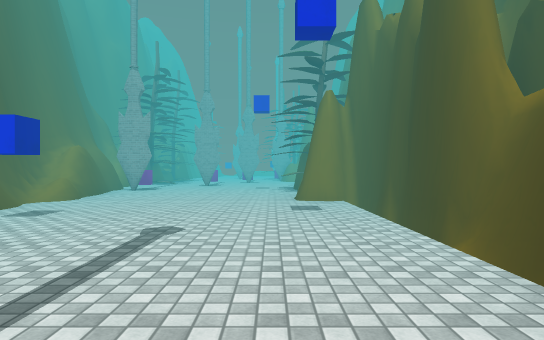
[1] (above)

13 first-person views from a walk through a 3-D level made in the Unity game engine. The camera is 1.3 m above the floor, looks level and sees 75° across. The floor is counted in squares, 2 m on a side. Each view is taken from the middle of a square. On the plan, view 1 faces up. The plan holds only what a view shows up to about 10 squares ahead; the rest is blank. The place goes on beyond the plan. The player character is not drawn. Some animated figures are not drawn. Some surface patterns are stand-ins.

[2]
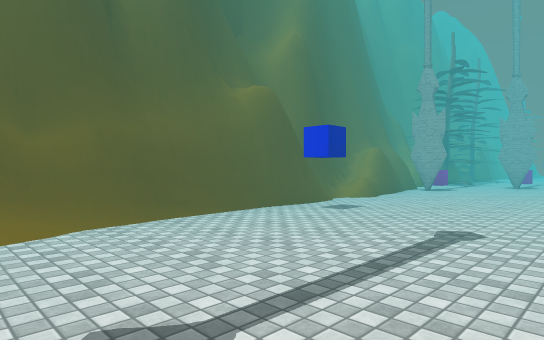

[3]
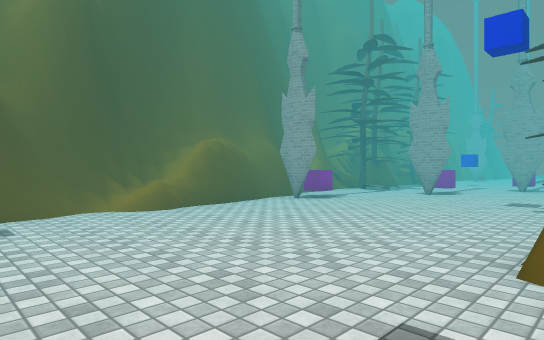

[4]
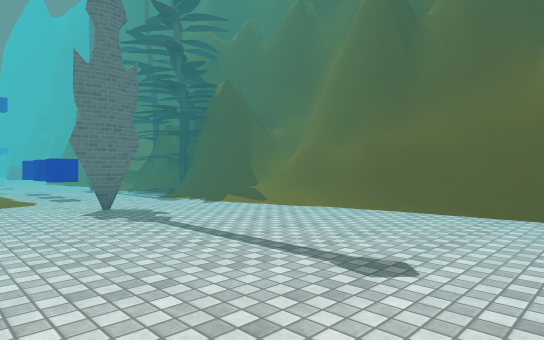

[5]
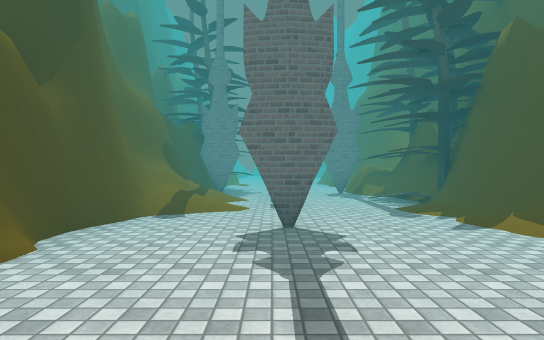

[6]
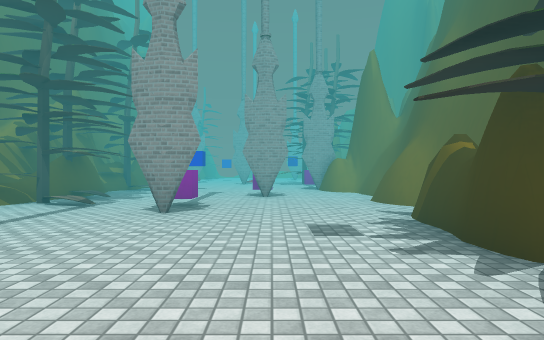

[7]
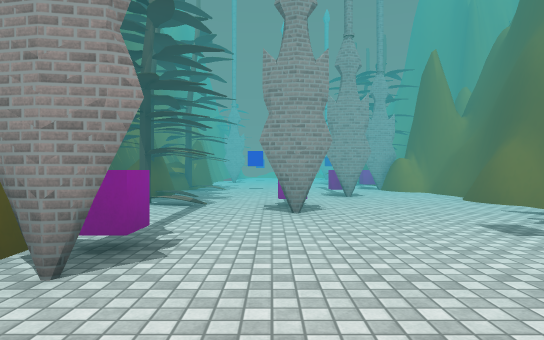

[8]
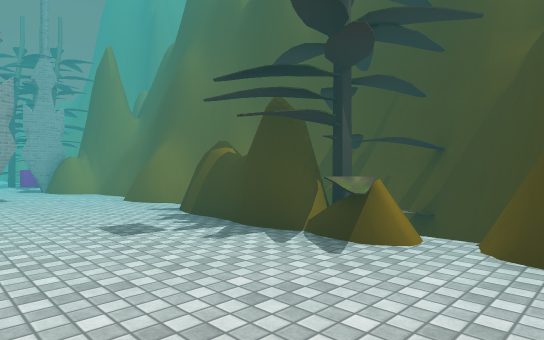

[9]
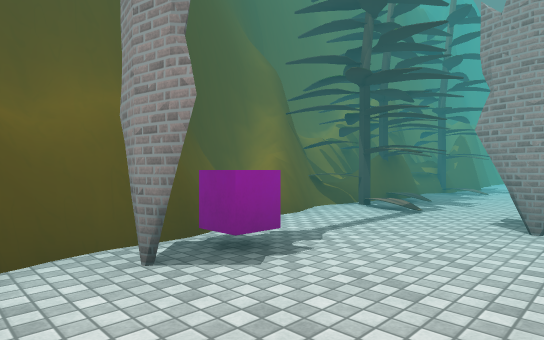

[10]
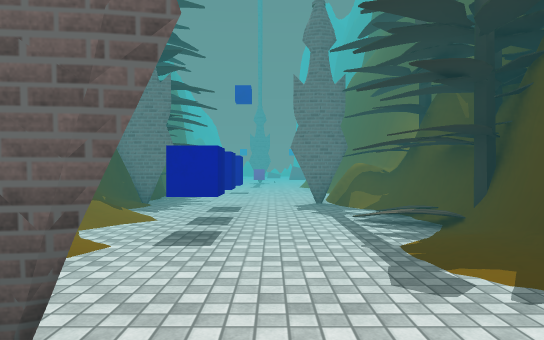

[11]
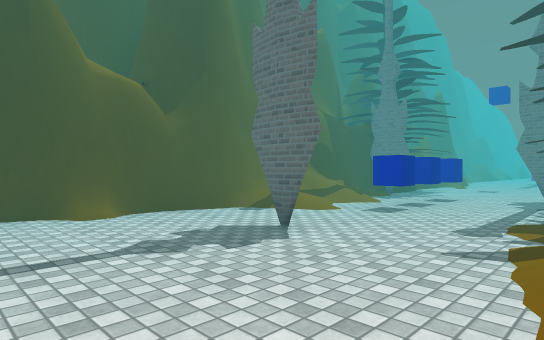

[12]
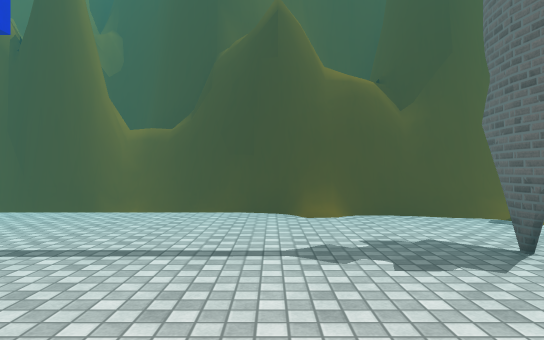

[13]
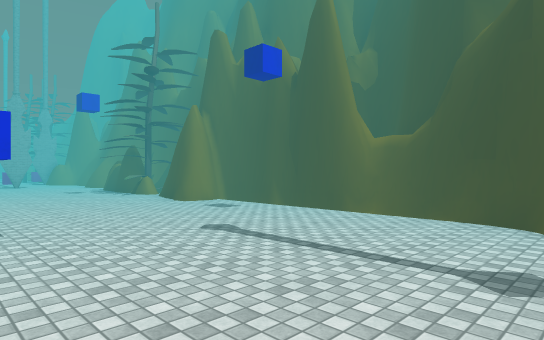

### Floor plan
Key: @ floor where view 1 was taken; # wall or solid block; . floor; / step, stairs or slope; = window, fence, low wall or low ledge; ^ raised ledge; C blue cube; O other object.
Columns run from 7 left of view 1 to 3 right of it. Each row starts with its distance up from view 1.
 19 ##.......#
 18 ## ...#..#
 17 ###......#
 16 ###......#
 15 ##. O....#
 14 ##..#...##
 13 ##......###
 12  ##O....###
 11   ##....^##
 10   #....=.##
  9  ##.....##
  8  ##.....##
  7   #......#
  6   #......#
  5   #......#
  4   #......#
  3   #......#
  2   #......#
  1   #/.....#
  0   #/...@##
 -1   #/..#.#
 -2   #/....#
 -3   ##.../##
 -4   ##..C/##
 -5   ##..C/#
 -6   #^..C.#
 -7   ###..##
 -8   ##...^#
 -9   ##... #

Positions as (right, up) in squares from view 1, and headings:
1: (0, 0), facing up
2: (0, 0), facing up-left
3: (1, 5), facing up-left
4: (1, 5), facing down-left
5: (-1, 3), facing down
6: (-1, 9), facing up
7: (-3, 9), facing up
8: (-2, 9), facing up-right
9: (-2, 10), facing up-left
10: (-2, 0), facing down
11: (-4, 2), facing down-right
12: (-4, 1), facing right
13: (-4, 0), facing up-right
